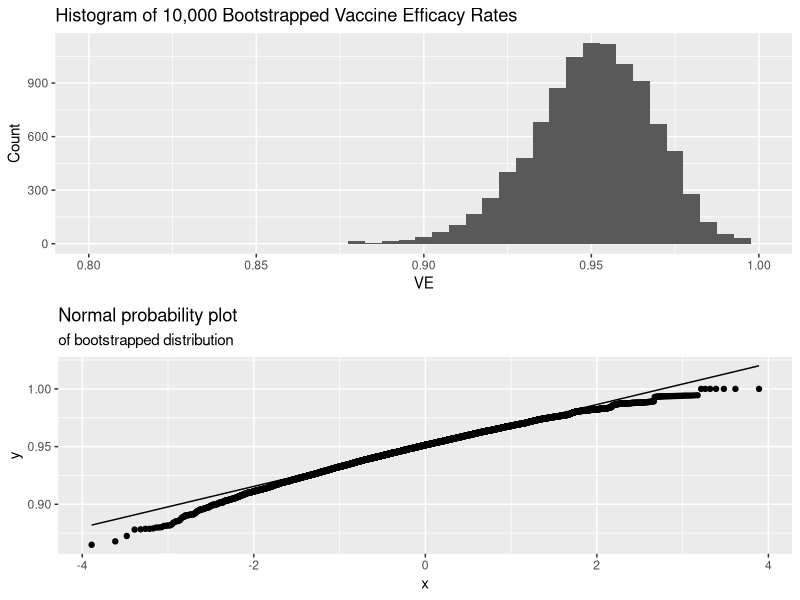

This chart was generated by the following R code:
## ---- chunk 1
library(ggplot2)
library(dplyr)
library(gridExtra)
## ---- chunk 2
pi_ci_3 <- qbeta(p=c(0.025,0.975), 1, 1)
pi_ci_3
## ---- chunk 3
t <- 8
psi <- 77/81
second_deriv <- ((t * (-3 + 2 * psi))/((2 - 3 * psi + psi ** 2) ** 2)) + ((170 - t) / ((2 - psi) ** 2))
## ---- chunk 4
t = 8
likelihood_fn <- function(p) {
  log(choose(170, t)) + t * log((1 - p)/(2 - p)) + (170 - t) * log(1/(2 - p))
}
likelihood_fn(77/81)
likelihood_fn(0)
likelihood_fn(1)
## ---- chunk 5
t <- 8
psi <- 77/81
second_deriv <- ((t * (-3 + 2 * psi))/((2 - 3 * psi + psi ** 2) ** 2)) + ((170 - t) / ((2 - psi) ** 2))
lo <- psi + qnorm(0.05/2) * sqrt(1 / (-second_deriv))
hi <- psi - qnorm(0.05/2) * sqrt(1 / (-second_deriv))
lo
hi
## ---- chunk 6
# Requirements
set.seed(342)

# Data from study
n <- 17411
m <- 17511
pi_v_hat <- 8/n
pi_p_hat <- 162/m

# Helper function to compute psi from bootstrapped data
get_efficacy <- function(x_bar, y_bar) {
  1 - (x_bar / y_bar)
}

# Number of trials, B
B <- 10000
# Vaccine efficacy psi for our dataset
psi <- get_efficacy(pi_v_hat, pi_p_hat)

# Run bootstrap
boot_sim <- lapply(1:B, FUN = function(i){ 
    # generate a re-sample from known distribution
    x_bar = rbinom(1, n, pi_v_hat) / n
    y_bar = rbinom(1, m, pi_p_hat) / m
    
    #calculate bootstrapped efficacy and return value as dataframe
    psi_bootstrapped = get_efficacy(x_bar, y_bar)
    data.frame(psi_bootstrapped)
   })

boot_sim_psi <- do.call(rbind, boot_sim)

# Large histogram
p1 <- ggplot(data=boot_sim_psi, 
       mapping = aes(psi_bootstrapped))+
  geom_histogram(binwidth =0.01)+
  labs(title="Histogram of 10,000 Bootstrapped Vaccine Efficacy Rates",x="VE",y="Count")+
  xlim(0, 1)

# Detailed histogram with normality
p2_1 <- ggplot(data=boot_sim_psi, 
       mapping = aes(psi_bootstrapped))+
  geom_histogram(binwidth =0.005)+
  labs(title="Histogram of 10,000 Bootstrapped Vaccine Efficacy Rates",x="VE",y="Count")+
  xlim(0.8, 1)

# Normal qq
p2_2 <- ggplot(data = boot_sim_psi,
             mapping = aes(sample = psi_bootstrapped)) +
  stat_qq(distribution = qnorm) + 
  stat_qq_line(distribution = qnorm) + 
  labs(title = "Normal probability plot",
       subtitle = "of bootstrapped distribution")

# Center of bootstrapped confidence interval for psi
bootstrapped_center <-mean(boot_sim_psi$psi_bootstrapped)

# Compute Bootstrap confidence interval
# Percentile method
percentile_method<-boot_sim_psi %>% summarize(lower = quantile(psi_bootstrapped,.025),
                      upper = quantile(psi_bootstrapped, .975))
percentile_method # See output

median <- quantile(boot_sim_psi$psi_bootstrapped, 0.5)

# Bias adjusted Standard bootstrap method
standard_bootstrap<-boot_sim_psi %>% summarise(boot_mean=mean(psi_bootstrapped),
                          boot_se = sd(psi_bootstrapped),
                          bias = boot_mean-psi,
                          lower = psi + qnorm(p=0.025) * boot_se,
                          upper = psi - qnorm(p=0.025) * boot_se)

standard_bootstrap # See output

summary_table <- matrix(c(percentile_method$lower,percentile_method$upper,standard_bootstrap$lower,standard_bootstrap$upper),ncol=2,byrow=TRUE)
colnames(summary_table) <- c("Lower","Upper")
rownames(summary_table) <- c("Percentile Method","Standard Bootstrap")
summary_table <- as.table(summary_table)
summary_table
## ---- chunk 7
grid.arrange(p2_1, p2_2)
## ---- chunk 8

pi_ci <- qbeta(p=c(0.025,0.975), 8.700102, 163)


upper_ci_prior1 <- (1-2*pi_ci[1])/(1-pi_ci[1])
lower_ci_prior1 <- (1-2*pi_ci[2])/(1-pi_ci[2])
## ---- chunk 9
pi_ci2 <- qbeta(p=c(0.025,0.975), 9, 163)

upper_ci_prior2 <- (1-2*pi_ci2[1])/(1-pi_ci2[1])
lower_ci_prior2 <- (1-2*pi_ci2[2])/(1-pi_ci2[2])
upper_ci_prior2
lower_ci_prior2
## ---- chunk 10
qgamma(0.025, 1/2+8, 170)
qgamma(0.975, 1/2+8, 170)

upper_ci_prior2 <- (1-2*0.02224761)/(1-0.02224761)
lower_ci_prior2 <- (1-2*0.08879709)/(1-0.08879709)
upper_ci_prior2
lower_ci_prior2
## ---- chunk 11
posterior_median_pi <- qbeta(0.5, 8.700102, 163)
posterior_median_pi

(1-0.04893234*2)/(1-0.04893234)

